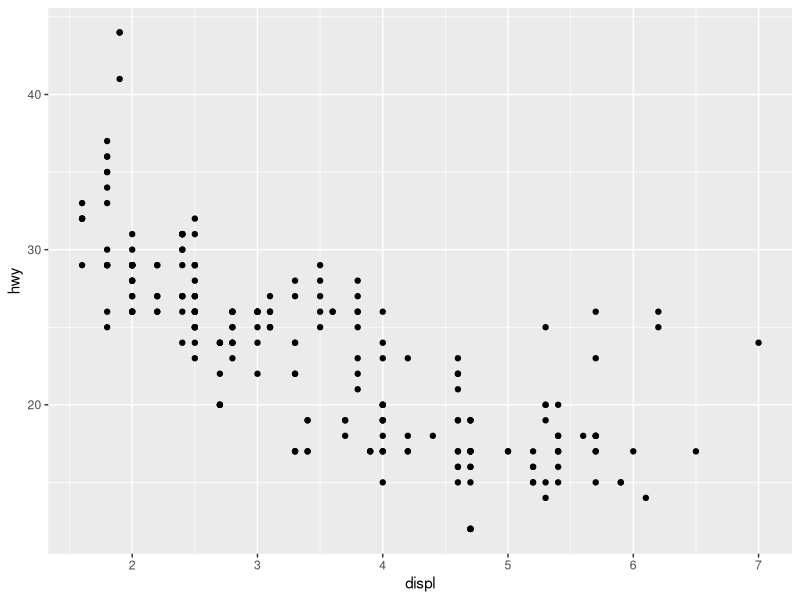
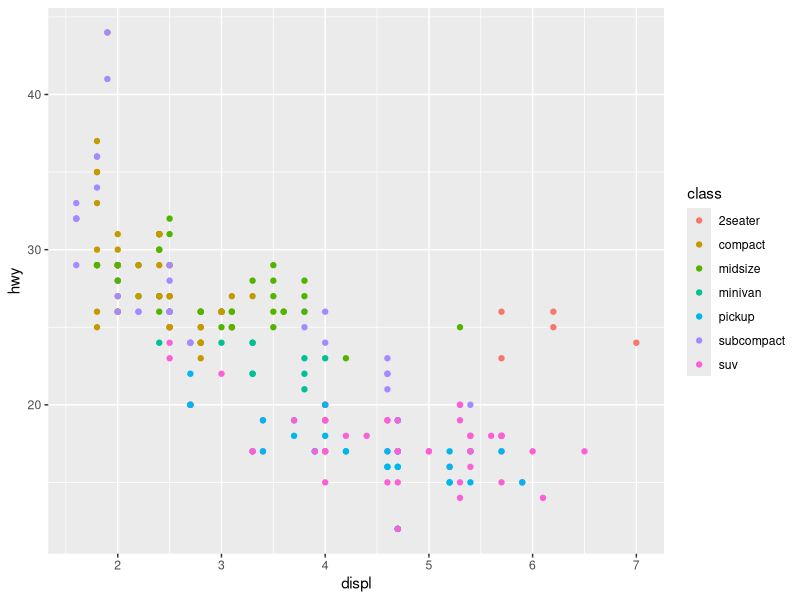
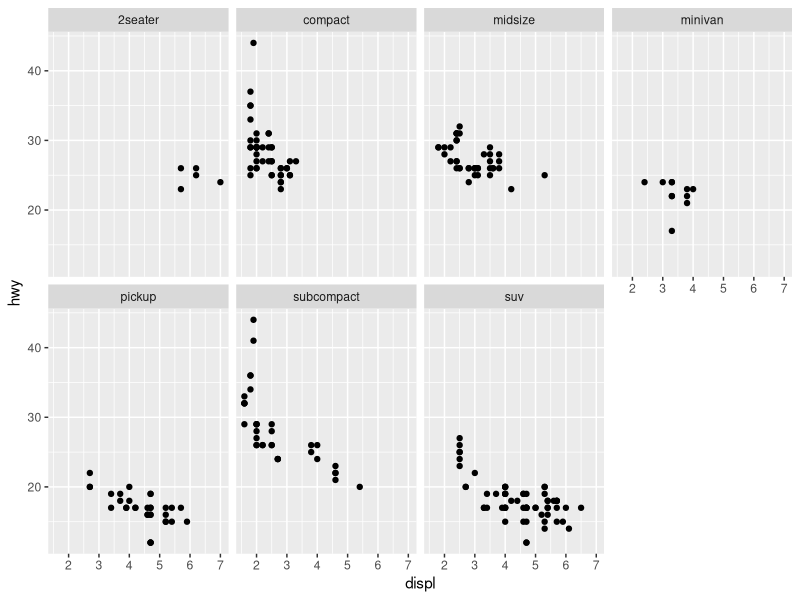
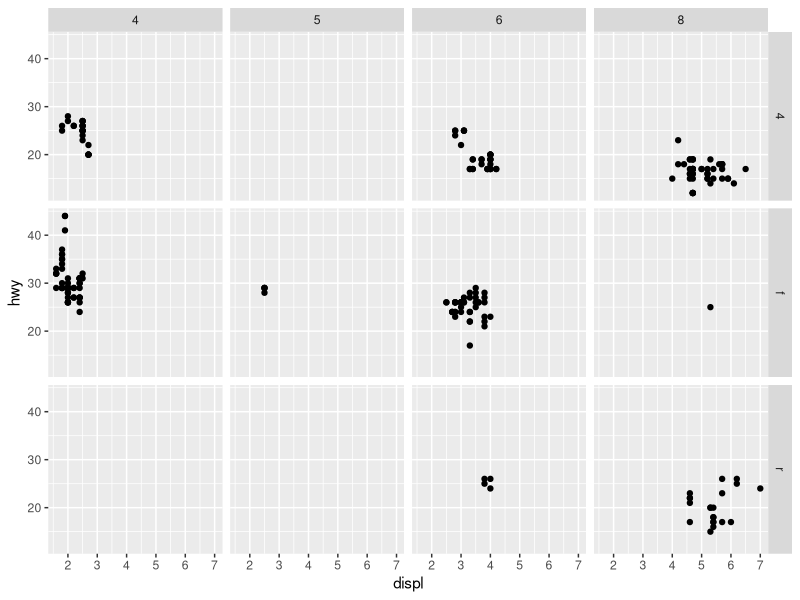
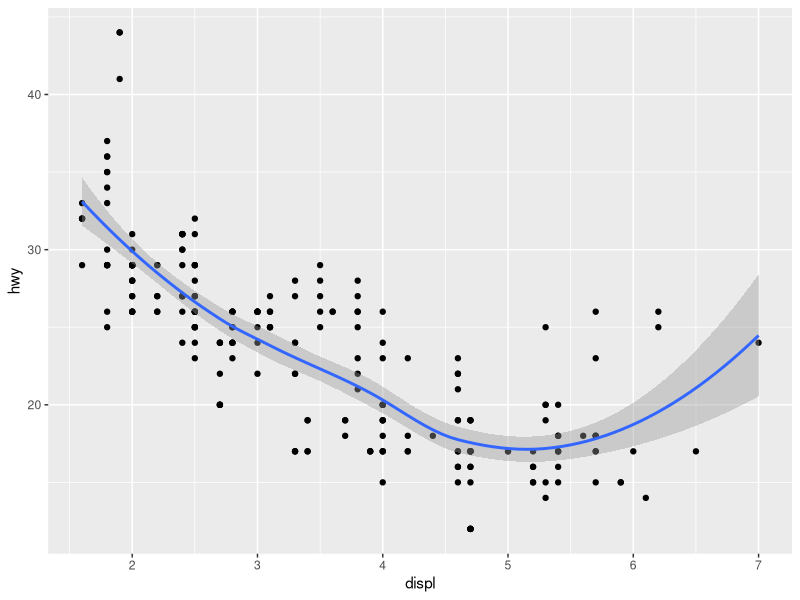
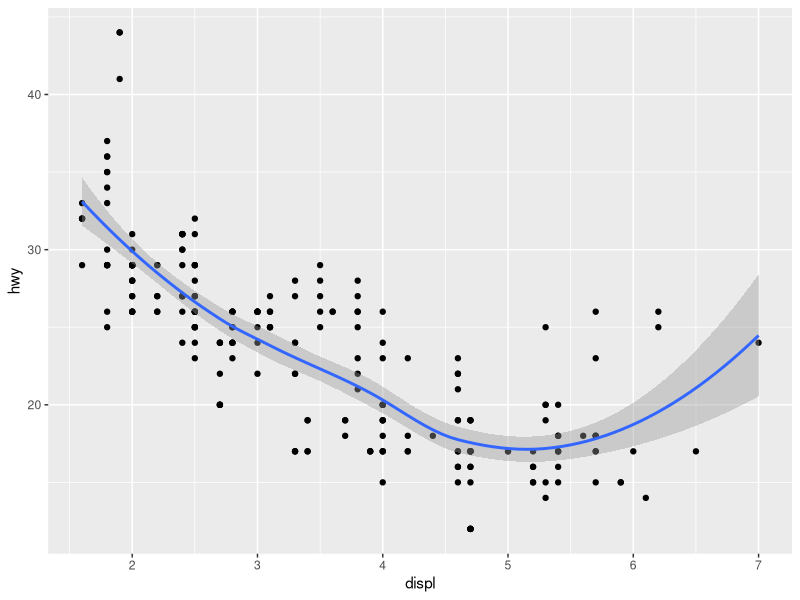
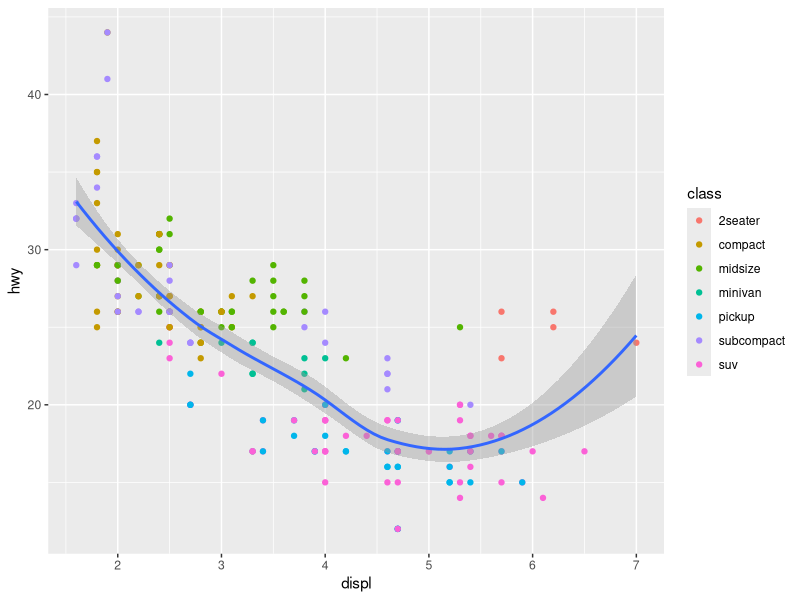
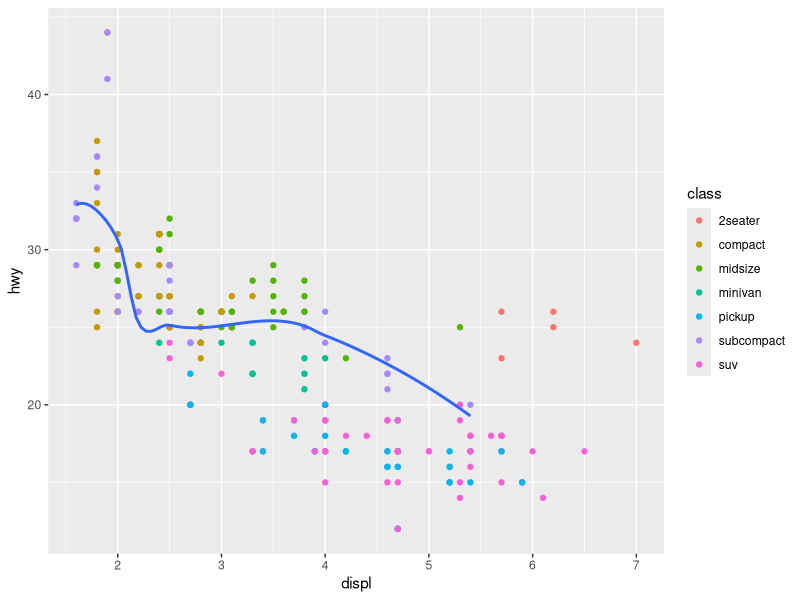

Write the R code that produced these figures, in order.
## ---- chunk 1
knitr::opts_chunk$set(echo = TRUE)
## ---- chunk 2

library(tidyverse)

ggplot(data = mpg) + 
  geom_point(mapping = aes(x = displ, y = hwy))

ggplot(data = mpg) + 
  geom_point(mapping = aes(x = displ, y = hwy, color = class))

?mpg

ggplot(data = mpg) + 
  geom_point(mapping = aes(x = displ, y = hwy)) + 
  facet_wrap(~ class, nrow = 2)

ggplot(data = mpg) + 
  geom_point(mapping = aes(x = displ, y = hwy)) + 
  facet_grid(drv ~ cyl)

?facet_wrap

ggplot(data = mpg) + 
  geom_point(mapping = aes(x = displ, y = hwy)) +
  geom_smooth(mapping = aes(x = displ, y = hwy))

ggplot(data = mpg, mapping = aes(x = displ, y = hwy)) + 
  geom_point() + 
  geom_smooth()

ggplot(data = mpg, mapping = aes(x = displ, y = hwy)) + 
  geom_point(mapping = aes(color = class)) + 
  geom_smooth()

ggplot(data = mpg, mapping = aes(x = displ, y = hwy)) + 
  geom_point(mapping = aes(color = class)) + 
  geom_smooth(data = filter(mpg, class == "subcompact"), se = FALSE)

ggplot(data = mpg, mapping = aes(x = displ, y = hwy, color = drv)) + 
  geom_point() + 
  geom_smooth(se = FALSE)
